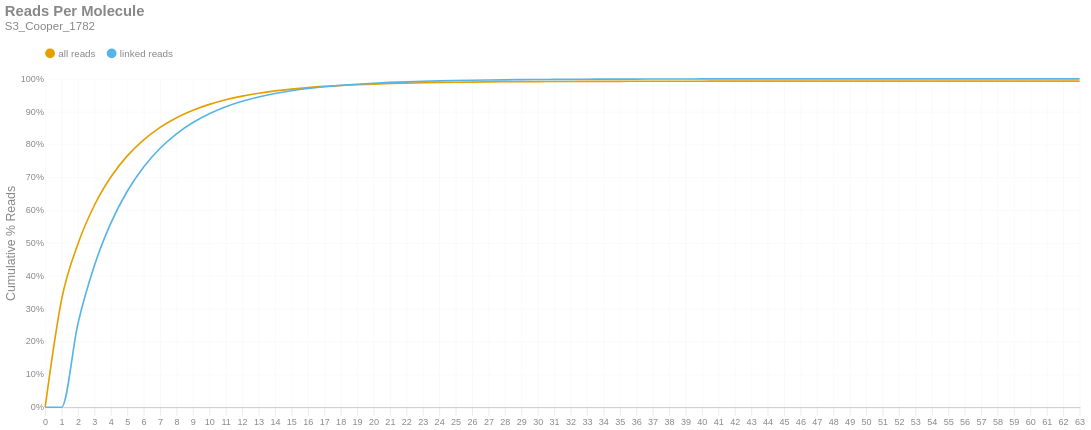

The cell this chart's notebook holds for it:
### Markdown cell above
### Reads per Molecule
This chart shows the cumulative distribution of the number of reads per linked molecule. That is, how many alignments are associated with a unique molecule. This excludes the number of reads associated with invalid or absent linked-read barcodes. The `linked` histogram is the percentages recalculated when disregarding singletons.

### Code cell
if SKIPLR:
    print_html(f"Skipped")
else:
    counts = np.bincount(valids['reads'].cast(pl.Int64).to_numpy())
    weighted = counts * np.arange(len(counts))
    all_perc = weighted / n_reads
    linked_perc = weighted / n_linked_reads
    linked_perc[1] = 0
    binned_df = pl.DataFrame({
        'readsper': list(range(len(counts))),
        'all reads (cumsum)': np.cumsum(all_perc).tolist(),
        'linked reads (cumsum)': np.cumsum(linked_perc).tolist(),
    })

    with SafeRender(binned_df):
        (
            density_plot(binned_df, 'Reads Per Molecule', samplename, 'readspmol')
            .encode(
                x=alt.X('readsper:O', title=None).axis(labelAngle=0).scale(padding=0),
                y=alt.Y('value:Q', title='Cumulative % Reads').axis(format='%').stack(False),
                color=alt.Color("key:N").scale(domain=["all reads", "linked reads"]),
                tooltip=[
                    alt.Tooltip("key:N", title="Data Type"),
                    alt.Tooltip("readsper:O", title="Reads Per Molecule"),
                    alt.Tooltip("value:Q", format=".2%", title="% Reads (Cum.)")
                ]            
            )
        ).display()

### Figure 1 — Vega-Lite specification as saved in the notebook (floating-point values rounded to 4 significant figures)
{"width": "container", "height": 400, "config": {"title": {"anchor": "start", "dy": -15, "fontSize": 18, "color": "#888888", "subtitleColor": "#888888", "subtitleFontSize": 14}, "arc": {"fill": "#0072B2"}, "axis": {"domainColor": "#888888", "domainWidth": 0.5, "gridWidth": 0.2, "grid": false, "titleFontWeight": 400, "titleFontSize": 15, "labelFontSize": 11, "labelColor": "#888888", "tickColor": "#888888", "tickWidth": 0.2, "titleColor": "#888888"}, "axisBand": {"grid": false}, "axisX": {"grid": true, "tickSize": 10, "domainCap": "round"}, "axisY": {"domain": false, "grid": true, "tickSize": 0, "domainCap": "round"}, "background": "transparent", "header": {"labelFontSize": 15, "labelColor": "#888888", "titleFontSize": 15, "titleFontWeight": 600, "titleColor": "#888888"}, "legend": {"labelFont": "sans-serif", "labelFontSize": 12, "labelColor": "#888888", "symbolSize": 100, "symbolType": "circle", "titleFontSize": 12, "titlePadding": 10, "titleColor": "#888888", "title": null, "orient": "top"}, "range": {"category": ["#E69F00", "#56B4E9", "#009E73", "#F0E442", "#0072B2", "#D55E00", "#CC79A7", "#000000"], "diverging": ["#cfe8f3", "#a2d4ec", "#73bfe2", "#46abdb", "#1696d2", "#12719e"]}, "area": {"fill": "#0072B2", "fillOpacity": 0.7, "line": true, "strokeOpacity": 0.7}, "line": {"color": "#0072B2", "stroke": "#0072B2", "strokeWidth": 2}, "trail": {"color": "#0072B2", "stroke": "#0072B2", "strokeWidth": 0, "size": 1}, "point": {"filled": true, "fillOpacity": 1.0, "size": 95}, "text": {"color": "#888888", "fontSize": 11, "align": "right", "fontWeight": 400, "size": 11}, "bar": {"fill": "#0072B2", "stroke": null}, "view": {"stroke": null, "continuousWidth": 660, "continuousHeight": 400}}, "data": {"name": "data-002d96659614e52d5f0a842304bf2d17"}, "mark": {"type": "line", "interpolate": "monotone", "point": {"opacity": 0, "size": 275}}, "encoding": {"color": {"field": "key", "scale": {"domain": ["all reads", "linked reads"]}, "type": "nominal"}, "tooltip": [{"field": "key", "title": "Data Type", "type": "nominal"}, {"field": "readsper", "title": "Reads Per Molecule", "type": "ordinal"}, {"field": "value", "format": ".2%", "title": "% Reads (Cum.)", "type": "quantitative"}], "x": {"axis": {"labelAngle": 0}, "field": "readsper", "scale": {"padding": 0}, "title": null, "type": "ordinal"}, "y": {"axis": {"format": "%"}, "field": "value", "stack": false, "title": "Cumulative % Reads", "type": "quantitative"}}, "params": [{"name": "param_c36ac31b6afebe62", "select": {"type": "point", "fields": ["key"]}, "bind": "legend"}], "title": {"text": "Reads Per Molecule", "subtitle": "S3_Cooper_1782"}, "transform": [{"fold": ["all reads (cumsum)", "linked reads (cumsum)"]}, {"calculate": "replace(datum.key, ' (cumsum)', '')", "as": "key"}, {"filter": {"param": "param_c36ac31b6afebe62"}}], "usermeta": {"embedOptions": {"downloadFileName": "S3_Cooper_1782.readspmol"}}, "$schema": "https://vega.github.io/schema/vega-lite/v6.1.0.json", "datasets": {"data-002d96659614e52d5f0a842304bf2d17": [{"readsper": 0, "all reads (cumsum)": 0.0, "linked reads (cumsum)": 0.0}, {"readsper": 1, "all reads (cumsum)": 0.3277, "linked reads (cumsum)": 0.0}, {"readsper": 2, "all reads (cumsum)": 0.4975, "linked reads (cumsum)": 0.2552}, {"readsper": 3, "all reads (cumsum)": 0.615, "linked reads (cumsum)": 0.4318}, {"readsper": 4, "all reads (cumsum)": 0.7008, "linked reads (cumsum)": 0.5608}, {"readsper": 5, "all reads (cumsum)": 0.7652, "linked reads (cumsum)": 0.6576}, {"readsper": 6, "all reads (cumsum)": 0.8144, "linked reads (cumsum)": 0.7315}, {"readsper": 7, "all reads (cumsum)": 0.8522, "linked reads (cumsum)": 0.7884}, {"readsper": 8, "all reads (cumsum)": 0.8817, "linked reads (cumsum)": 0.8327}, {"readsper": 9, "all reads (cumsum)": 0.9044, "linked reads (cumsum)": 0.8668}, {"readsper": 10, "all reads (cumsum)": 0.9222, "linked reads (cumsum)": 0.8936}, {"readsper": 11, "all reads (cumsum)": 0.9363, "linked reads (cumsum)": 0.9148}, {"readsper": 12, "all reads (cumsum)": 0.9474, "linked reads (cumsum)": 0.9315}, {"readsper": 13, "all reads (cumsum)": 0.9562, "linked reads (cumsum)": 0.9447}, {"readsper": 14, "all reads (cumsum)": 0.9632, "linked reads (cumsum)": 0.9553}, {"readsper": 15, "all reads (cumsum)": 0.9688, "linked reads (cumsum)": 0.9637}, {"readsper": 16, "all reads (cumsum)": 0.9733, "linked reads (cumsum)": 0.9705}, {"readsper": 17, "all reads (cumsum)": 0.9769, "linked reads (cumsum)": 0.9758}, {"readsper": 18, "all reads (cumsum)": 0.9797, "linked reads (cumsum)": 0.9801}, {"readsper": 19, "all reads (cumsum)": 0.982, "linked reads (cumsum)": 0.9836}, {"readsper": 20, "all reads (cumsum)": 0.984, "linked reads (cumsum)": 0.9865}, {"readsper": 21, "all reads (cumsum)": 0.9857, "linked reads (cumsum)": 0.989}, {"readsper": 22, "all reads (cumsum)": 0.9869, "linked reads (cumsum)": 0.9909}, {"readsper": 23, "all reads (cumsum)": 0.988, "linked reads (cumsum)": 0.9925}, {"readsper": 24, "all reads (cumsum)": 0.9888, "linked reads (cumsum)": 0.9937}, {"readsper": 25, "all reads (cumsum)": 0.9895, "linked reads (cumsum)": 0.9948}, {"readsper": 26, "all reads (cumsum)": 0.9901, "linked reads (cumsum)": 0.9956}, {"readsper": 27, "all reads (cumsum)": 0.9906, "linked reads (cumsum)": 0.9964}, {"readsper": 28, "all reads (cumsum)": 0.991, "linked reads (cumsum)": 0.997}, {"readsper": 29, "all reads (cumsum)": 0.9913, "linked reads (cumsum)": 0.9974}, {"readsper": 30, "all reads (cumsum)": 0.9916, "linked reads (cumsum)": 0.9978}, {"readsper": 31, "all reads (cumsum)": 0.9918, "linked reads (cumsum)": 0.9982}, {"readsper": 32, "all reads (cumsum)": 0.992, "linked reads (cumsum)": 0.9985}, {"readsper": 33, "all reads (cumsum)": 0.9921, "linked reads (cumsum)": 0.9987}, {"readsper": 34, "all reads (cumsum)": 0.9923, "linked reads (cumsum)": 0.9989}, {"readsper": 35, "all reads (cumsum)": 0.9924, "linked reads (cumsum)": 0.9991}, {"readsper": 36, "all reads (cumsum)": 0.9925, "linked reads (cumsum)": 0.9992}, {"readsper": 37, "all reads (cumsum)": 0.9926, "linked reads (cumsum)": 0.9993}, {"readsper": 38, "all reads (cumsum)": 0.9926, "linked reads (cumsum)": 0.9995}, {"readsper": 39, "all reads (cumsum)": 0.9927, "linked reads (cumsum)": 0.9995}, {"readsper": 40, "all reads (cumsum)": 0.9927, "linked reads (cumsum)": 0.9996}, {"readsper": 41, "all reads (cumsum)": 0.9928, "linked reads (cumsum)": 0.9997}, {"readsper": 42, "all reads (cumsum)": 0.9928, "linked reads (cumsum)": 0.9997}, {"readsper": 43, "all reads (cumsum)": 0.9928, "linked reads (cumsum)": 0.9998}, {"readsper": 44, "all reads (cumsum)": 0.9928, "linked reads (cumsum)": 0.9998}, {"readsper": 45, "all reads (cumsum)": 0.9929, "linked reads (cumsum)": 0.9998}, {"readsper": 46, "all reads (cumsum)": 0.9929, "linked reads (cumsum)": 0.9998}, {"readsper": 47, "all reads (cumsum)": 0.9929, "linked reads (cumsum)": 0.9998}, {"readsper": 48, "all reads (cumsum)": 0.9929, "linked reads (cumsum)": 0.9999}, {"readsper": 49, "all reads (cumsum)": 0.9929, "linked reads (cumsum)": 0.9999}, {"readsper": 50, "all reads (cumsum)": 0.9929, "linked reads (cumsum)": 0.9999}, {"readsper": 51, "all reads (cumsum)": 0.9929, "linked reads (cumsum)": 0.9999}, {"readsper": 52, "all reads (cumsum)": 0.993, "linked reads (cumsum)": 0.9999}, {"readsper": 53, "all reads (cumsum)": 0.993, "linked reads (cumsum)": 1.0}, {"readsper": 54, "all reads (cumsum)": 0.993, "linked reads (cumsum)": 1.0}, {"readsper": 55, "all reads (cumsum)": 0.993, "linked reads (cumsum)": 1.0}, {"readsper": 56, "all reads (cumsum)": 0.993, "linked reads (cumsum)": 1.0}, {"readsper": 57, "all reads (cumsum)": 0.993, "linked reads (cumsum)": 1.0}, {"readsper": 58, "all reads (cumsum)": 0.993, "linked reads (cumsum)": 1.0}, {"readsper": 59, "all reads (cumsum)": 0.993, "linked reads (cumsum)": 1.0}, {"readsper": 60, "all reads (cumsum)": 0.993, "linked reads (cumsum)": 1.0}, {"readsper": 61, "all reads (cumsum)": 0.993, "linked reads (cumsum)": 1.0}, {"readsper": 62, "all reads (cumsum)": 0.993, "linked reads (cumsum)": 1.0}, {"readsper": 63, "all reads (cumsum)": 0.993, "linked reads (cumsum)": 1.0}]}}
